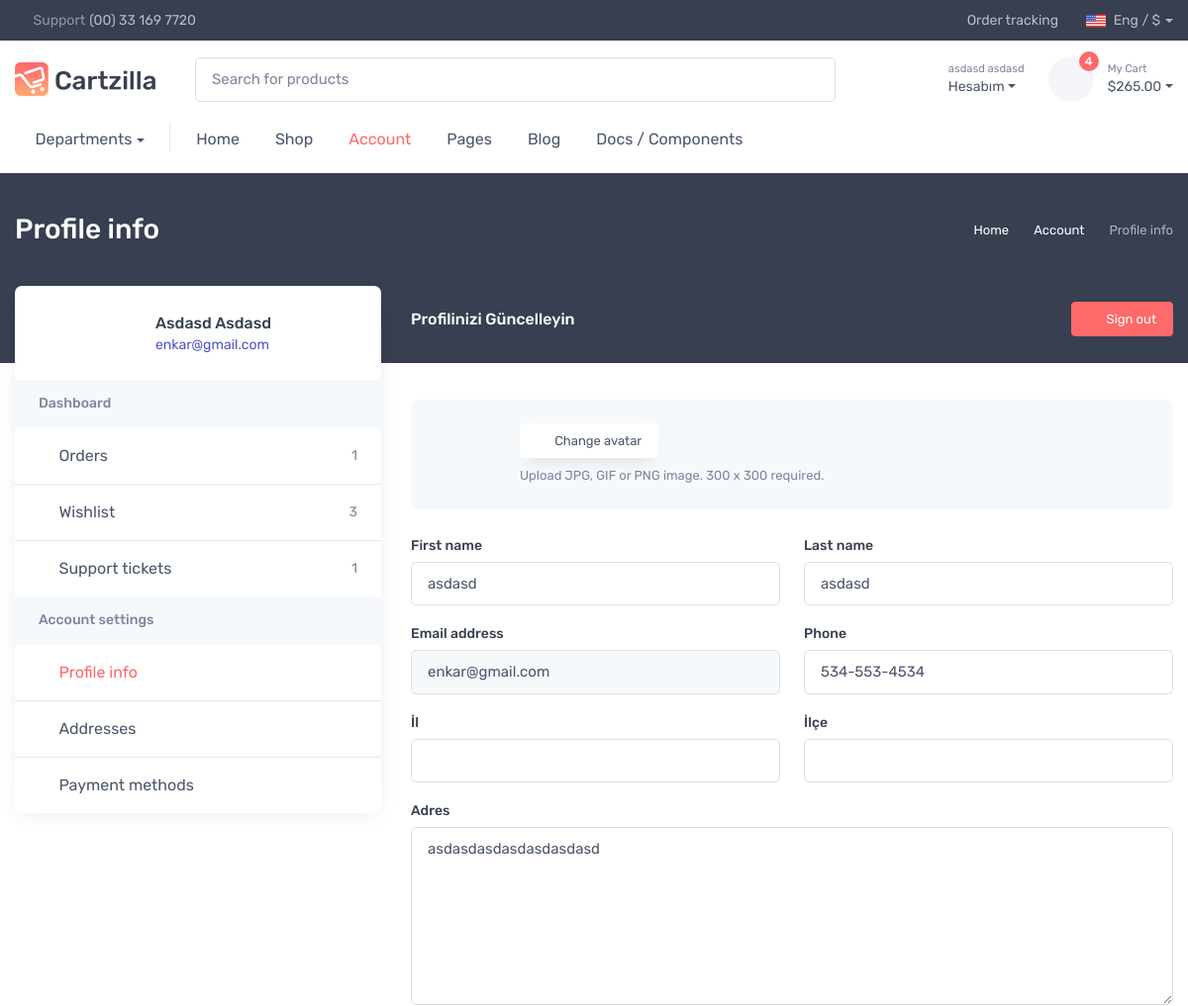
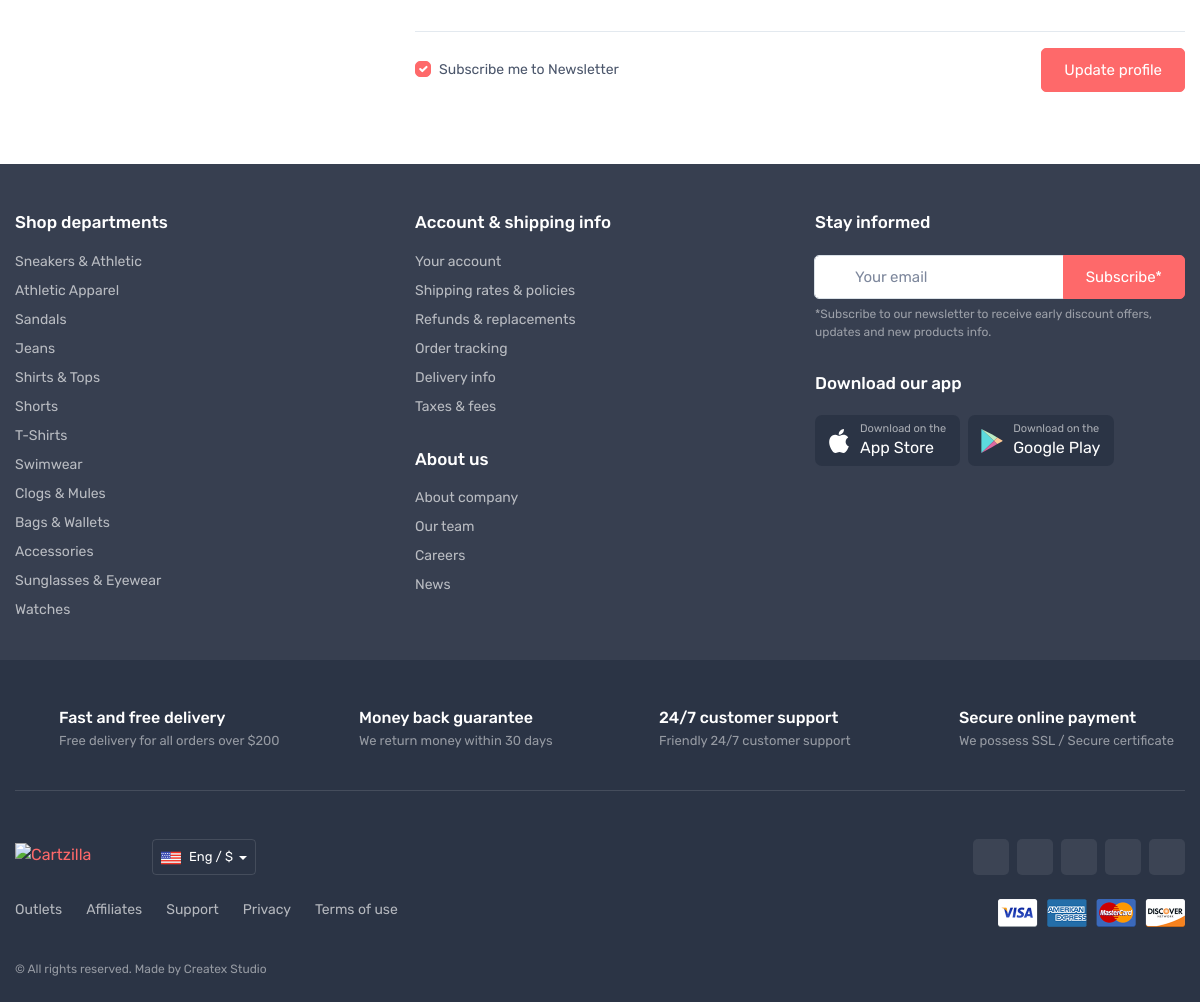
The app's page /kullanici/profile/ (signed in) with its own data (2 pictures, top to bottom).
### kullanici/models.py (models this page shows, shortened)
class User(AbstractUser):
    first_name = models.CharField(_('first name'), max_length=150, blank=True,validators=[name_validator])
    last_name = models.CharField(_('last name'), max_length=150, blank=True,validators=[name_validator])
    email = models.EmailField(_('email address'), blank=True,validators=[email_validator],unique=True)
    password = models.CharField(_('password'), max_length=128,validators=[pass_validator])
    adres = models.TextField(max_length=500, blank=False)
    il = models.CharField(max_length=40, blank=False,validators=[])
    ilce = models.CharField(max_length=40, blank=False,validators=[])
    phone = models.CharField( max_length=12,validators=[phone_validator],unique=True)

### kullanici/views.py (the view, shortened to what this page needs)
# urls.py: path("profile/",ProfileView,name="profile"),
@login_required(login_url=reverse_lazy('login'))
def ProfileView(request):
    if request.method == "GET":#update view
        user = User.objects.get(username=request.user.username)
        initial = {'first_name': user.first_name, 'last_name': user.last_name,
                   'email': user.email, 'phone': user.phone,'il':user.il.replace("i","İ").upper(),'ilce':user.ilce.replace("i","İ").upper(),'adres':user.adres}
        form = ProfilUpdateForm(initial=initial)
        print("Burada")
        return render(request, "kullanici/profile/profile.html", {'form': form})

### kullanici/forms.py
class ProfilUpdateForm(forms.ModelForm):
    il = IlIlceChoiceField(label="İl")
    ilce = IlIlceChoiceField(label="İlçe",widget=forms.Select())
    resim = forms.ImageField()
    class Meta:
        model = User
        fields = ['resim','first_name','last_name','email','phone','il','ilce','adres']
    def __init__(self,*args,**kwargs):
        super(ProfilUpdateForm, self).__init__(*args,**kwargs)
        for field in self.fields:
            self.fields[field].widget.attrs = {'class':'form-control'}
        self.fields["resim"].required = False
        self.fields["first_name"].widget.attrs["placeholder"] = "Adınız"
        self.fields["last_name"].widget.attrs["placeholder"] = "Soyadınız"
        self.fields["email"].widget.attrs["readonly"] = True
        self.fields["phone"].widget.attrs["placeholder"] = "(5__)-___-____"
        self.fields["phone"].widget.attrs["class"] += " input-mask"
        self.fields['adres'].widget.attrs['rows'] = 7

### templates/kullanici/profile/profile.html (shortened to what this page needs)
{% extends 'kullanici/profile/profile_base.html' %}
{% load static %}
{% block profile_body %}
<form xmlns="http://www.w3.org/1999/html" method="POST" action="{% url 'profile' %}" enctype="multipart/form-data">
    {% for field in form %}
   {% if field.name == 'resim' and request.user.profile.image != 'default.jpg' %}
   <div class="bg-secondary rounded-3 p-4 mb-4">
       <div class="d-flex align-items-center">
                <div class="ps-3">
                  <label class="btn btn-light btn-shadow btn-sm mb-2  btn-file">
                  <i class="ci-loading me-2"></i>Change avatar <input type="file" name="resim" id="id_resim" style="display: none;">
                </label>
                  <div class="p mb-0 fs-ms text-muted">Upload JPG, GIF or PNG image. 300 x 300 required.</div>
                </div>
              </div>
            </div>
  <div class="row gx-4 gy-3">
      {% elif field.name == 'adres' %}
      <div class="col-md-12">
                <label class="form-label" for={{ field.id_for_label }}>{{ field.label }}</label>
                {{ field }}
              </div>
{% else %}
              <div class="col-md-6">
                <label class="form-label" for={{ field.id_for_label }}>{{ field.label }}</label>
                {{ field }}
              </div>
              {% endif %}
              {% endfor %}
   </div>
  <br>
              <div class="col-12">
                <hr class="mt-2 mb-3">
                <div class="d-flex flex-wrap justify-content-between align-items-center">
                  <div class="form-check">
                    <input class="form-check-input" type="checkbox" id="subscribe_me" checked>
                    <label class="form-check-label" for="subscribe_me">Subscribe me to Newsletter</label>
                  </div>
                  <input class="btn btn-primary mt-3 mt-sm-0" type="submit" value="Update profile">
                </div>
              </div>
            </div>
{% endblock %}

### templates/kullanici/profile/profile_base.html (shortened to what this page needs)
 {% extends 'base/base.html' %}
 {% load static %}
{% block css %}
 <link rel="stylesheet" media="screen" href="{% static 'css/kullanici/profile.css' %}">
 {% endblock %}
 {% block body %}
    <div class="page-title-overlap bg-dark pt-4">
      <div class="container d-lg-flex justify-content-between py-2 py-lg-3">
        <div class="order-lg-2 mb-3 mb-lg-0 pt-lg-2">
          <nav aria-label="breadcrumb">
            <ol class="breadcrumb breadcrumb-light flex-lg-nowrap justify-content-center justify-content-lg-start">
              <li class="breadcrumb-item"><a class="text-nowrap" href="index.html"><i class="ci-home"></i>Home</a></li>
              <li class="breadcrumb-item text-nowrap"><a href="#">Account</a>
              </li>
              <li class="breadcrumb-item text-nowrap active" aria-current="page">{% block profil_navigation %} Profile info {% endblock %}</li>
            </ol>
          </nav>
        </div>
        <div class="order-lg-1 pe-lg-4 text-center text-lg-start">
          <h1 class="h3 text-light mb-0">
            {% block baslik %}
            Profile info {% endblock %}</h1>
        </div>
      </div>
    </div>
    <div class="container pb-5 mb-2 mb-md-4">
      <div class="row">
        <aside class="col-lg-4 pt-4 pt-lg-0 pe-xl-5">
          <div class="bg-white rounded-3 shadow-lg pt-1 mb-5 mb-lg-0">
            <div class="d-md-flex justify-content-between align-items-center text-center text-md-start p-4">
              <div class="d-md-flex align-items-center">
                <div class=" rounded-circle position-relative flex-shrink-0 mx-auto mb-2 mx-md-0 mb-md-0" style="width: 6.375rem;">
                  {% if request.user.profile.image != 'default.jpg' %}
                </div>
                  {% else %}
                  <p class="" id="profileImage" style="background-color:{{ request.user.profile.bg_color }}" ><span class="text text-center">{{ request.user.first_name.0}}{{request.user.last_name.0}}</span></p></div>
                  {% endif %}
                <div class="ps-md-3">
                  <h3 class="fs-base mb-0">{{ request.user.first_name|title }} {{ request.user.last_name|title }}</h3><span class="text-accent fs-sm">{{ request.user.email }}</span>
                </div>
              </div><a class="btn btn-primary d-lg-none mb-2 mt-3 mt-md-0" href="#account-menu" data-bs-toggle="collapse" aria-expanded="false">Account menu</a>
            </div>
            <div class="d-lg-block collapse" id="account-menu">
              <div class="bg-secondary px-4 py-3">
                <h3 class="fs-sm mb-0 text-muted">Dashboard</h3>
              </div>
              {% url 'destek' as destek %}
              {% url 'profile' as profile %}
              <ul class="list-unstyled mb-0">
                <li class="border-bottom mb-0"><a class="nav-link-style d-flex align-items-center px-4 py-3" href="account-orders.html"><i class="ci-bag opacity-60 me-2"></i>Orders<span class="fs-sm text-muted ms-auto">1</span></a></li>
                <li class="border-bottom mb-0"><a class="nav-link-style d-flex align-items-center px-4 py-3" href="account-wishlist.html"><i class="ci-heart opacity-60 me-2"></i>Wishlist<span class="fs-sm text-muted ms-auto">3</span></a></li>
                <li class="mb-0"><a  {% if request.path == destek %} class= "nav-link-style d-flex align-items-center px-4 py-3 active " {% else %} class= "nav-link-style d-flex align-items-center px-4 py-3" {% endif %} href="{% url 'destek' %}"><i class="ci-help opacity-60 me-2"></i>Support tickets<span class="fs-sm text-muted ms-auto">1</span></a></li>
              </ul>
              <div class="bg-secondary px-4 py-3">
                <h3 class="fs-sm mb-0 text-muted">Account settings</h3>
              </div>
              <ul class="list-unstyled mb-0">
                <li class="border-bottom mb-0"><a {% if request.path == profile %} class= "nav-link-style d-flex align-items-center px-4 py-3 active "   {% else %} class= "nav-link-style d-flex align-items-center px-4 py-3 " {% endif %} href="{% url 'profile' %}"><i class="ci-user opacity-60 me-2"></i>Profile info</a></li>
                <li class="border-bottom mb-0"><a class="nav-link-style d-flex align-items-center px-4 py-3" href="account-address.html"><i class="ci-location opacity-60 me-2"></i>Addresses</a></li>
                <li class="mb-0"><a class="nav-link-style d-flex align-items-center px-4 py-3" href="account-payment.html"><i class="ci-card opacity-60 me-2"></i>Payment methods</a></li>
              </ul>
            </div>
          </div>
        </aside>
        <section class="col-lg-8">
          <div class="d-none d-lg-flex justify-content-between align-items-center pt-lg-3 pb-4 pb-lg-5 mb-lg-3">
          {% block ust_icerik %}  <h6 class="fs-base text-light mb-0">{% block sayfa_baslik %} Profilinizi Güncelleyin {% endblock %}</h6>{% endblock %}<a class="btn btn-primary btn-sm" href="{% url 'logout' %}"><i class="ci-sign-out me-2"></i>Sign out</a>
          </div>
              {% block profile_body %}{% endblock %}
      </div>
    </div>
 {% endblock %}

### templates/base/navbar_profil.html (shortened to what this page needs)
{% load static %}
<div class="dropdown">
                    <a class="navbar-tool ms-1 ms-lg-0 me-n1 me-lg-2 " href="{% url 'login' %}" data-bs-toggle="dropdown">
                <div class="navbar-tool-icon-box"><i class="navbar-tool-icon ci-user"></i></div>
                 <div class="navbar-tool-text ms-n3"><small>{% if user.is_authenticated %} {{user.first_name}} {{user.last_name}} {% else %} Giriş Yapın {% endif %} </small>Hesabım</div></a>
                </div>

### static/css/kullanici/profile.css (style rules this page uses)
.btn-file { position: relative; overflow: hidden; }

### records on screen
User: first_name "asdasd", last_name "asdasd", user.first_name "Asdasd", user.last_name "Asdasd", user.email "enkar@gmail.com", form "asdasd" "asdasd" "enkar@gmail.com" "534-553-4534", form "asdasdasdasdasdasdasd"

### other values on screen
{{ field.label }} "First name" "Last name" "Email address" "Phone" "İl" "İlçe"
{{ field.label }} "Adres"
